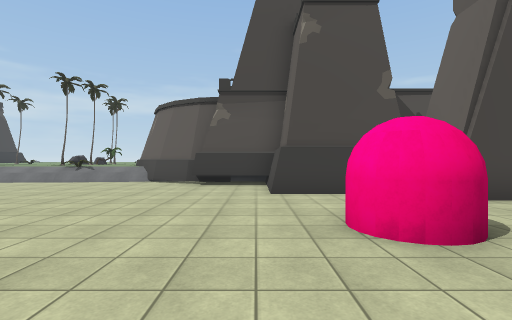
[1] (above)

13 first-person views from a walk through a Unity game level. The camera is 1.4 m above the floor, looks level and sees 85° across. The floor is counted in squares, 2 m on a side. Each view is taken from the middle of a square. On the plan, view 1 faces up. The plan holds only what a view shows up to about 9 squares ahead; the rest is blank. The place goes on beyond the plan. Some animated figures are not drawn. Some surface patterns are stand-ins.

[2]
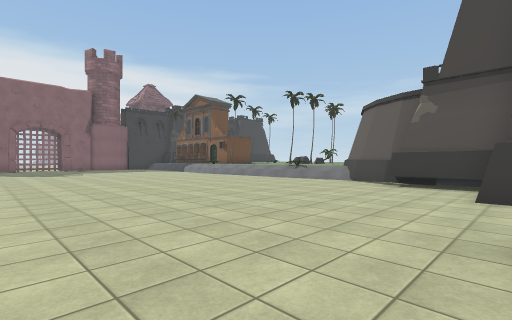

[3]
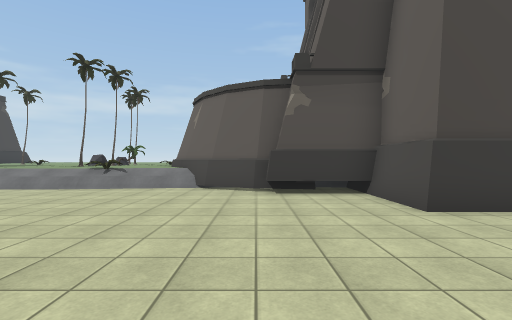

[4]
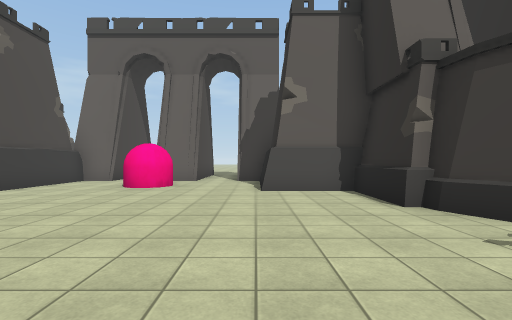

[5]
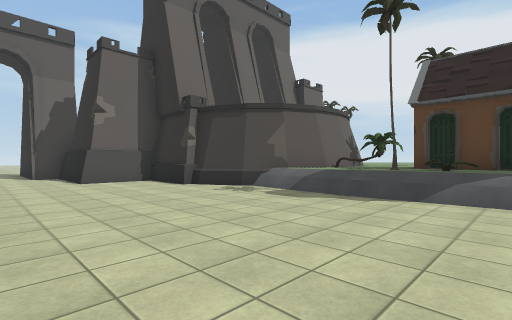

[6]
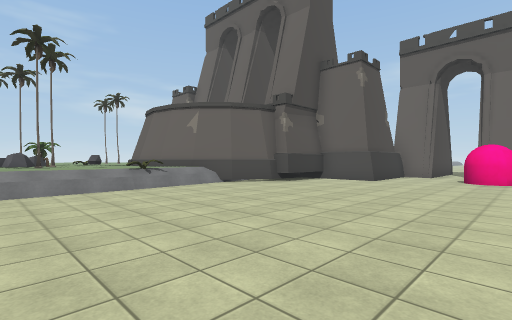

[7]
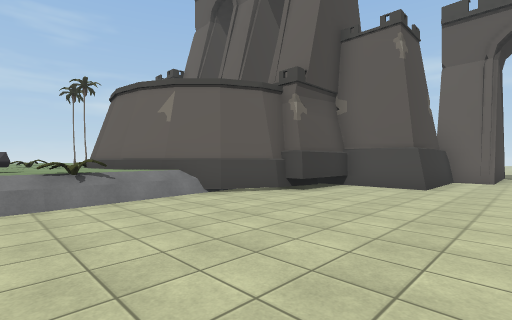

[8]
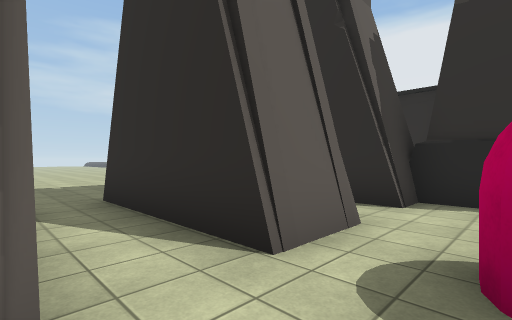

[9]
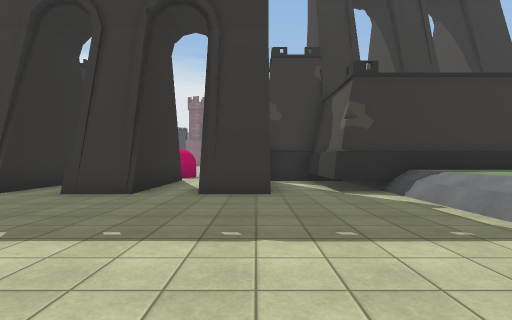

[10]
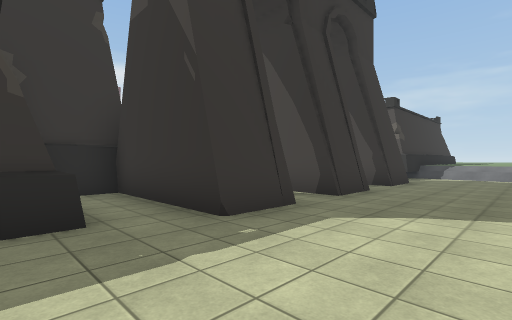

[11]
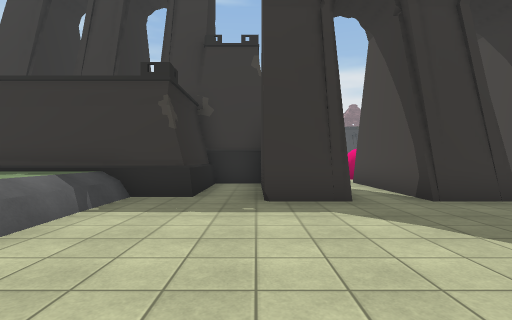

[12]
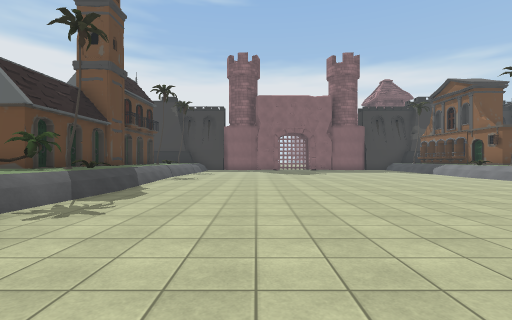

[13]
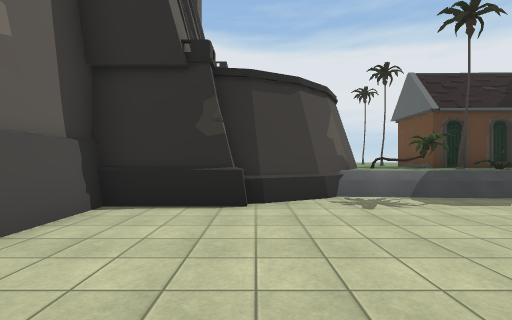

### Floor plan
Key: @ floor where view 1 was taken; # wall or solid block; . floor; ^ raised ledge; T tower; R rock; E tree; O other object.
Columns run from 9 left of view 1 to 13 right of it. Each row starts with its distance up from view 1.
 11  E^^^#          ^^
 10 ^^RO^##         ^^^
  9 ^^^O^^####    ##^^^^
  8 ........###  ###.....
  7 ..........TTT.........
  6 ..........TTT#  #......
  5 .............####.....
  4 .......................
  3 ..........##.####......
  2 .............####.....
  1 ....................
  0 .........@...####....
 -1 ..........TTT#........
 -2 ..........T T........
 -3 ......####T T###....
 -4 ^O^^^^#        ^^^^
 -5 ^OEE^#         ^^^
 -6 ^^^^^          ^^

Where each view was taken, in squares from view 1:
view 1: 0 up, 0 right, facing up
view 2: 0 up, 1 right, facing up-left
view 3: 2 up, 2 left, facing up
view 4: 0 up, 6 left, facing right
view 5: 2 up, 9 left, facing down-right
view 6: 2 up, 9 left, facing up-right
view 7: 4 up, 7 left, facing up-right
view 8: 5 up, 2 right, facing down-right
view 9: 6 up, 13 right, facing left
view 10: 3 down, 10 right, facing up-left
view 11: 1 down, 12 right, facing left
view 12: 0 up, 0 right, facing left
view 13: 2 up, 2 left, facing down
